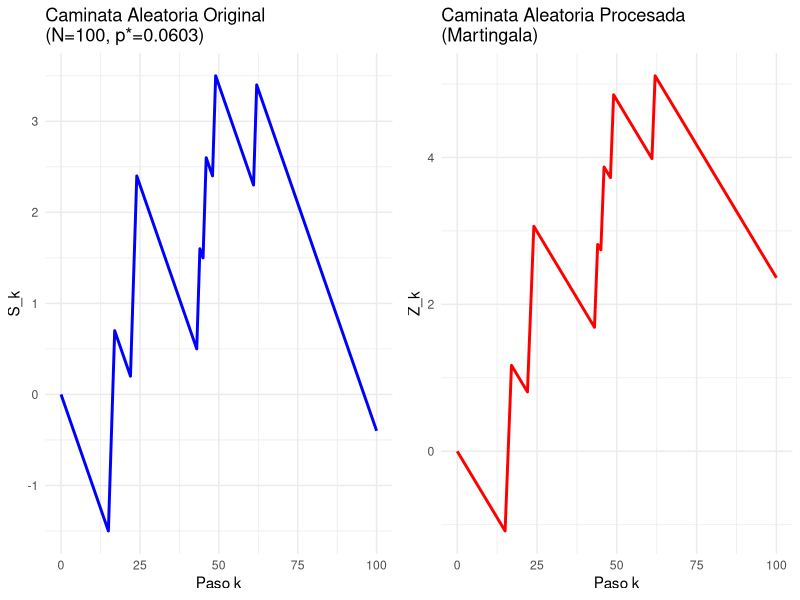
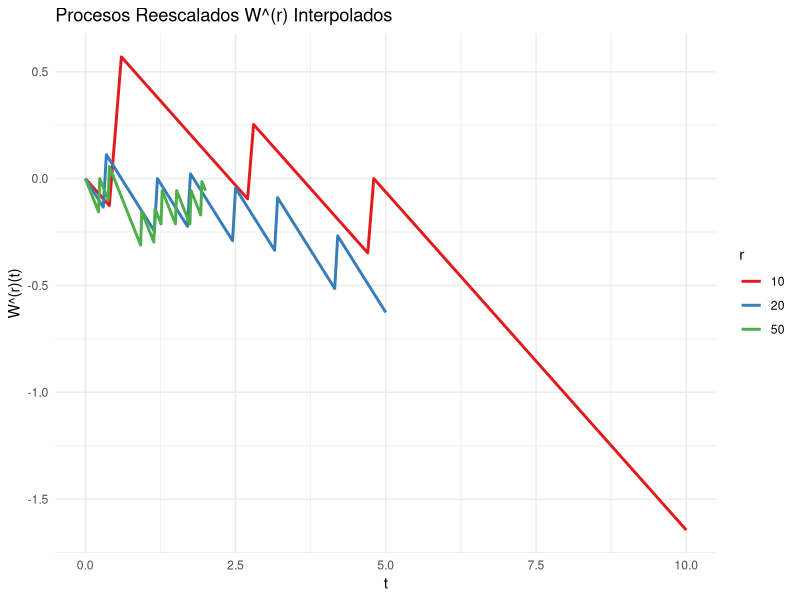
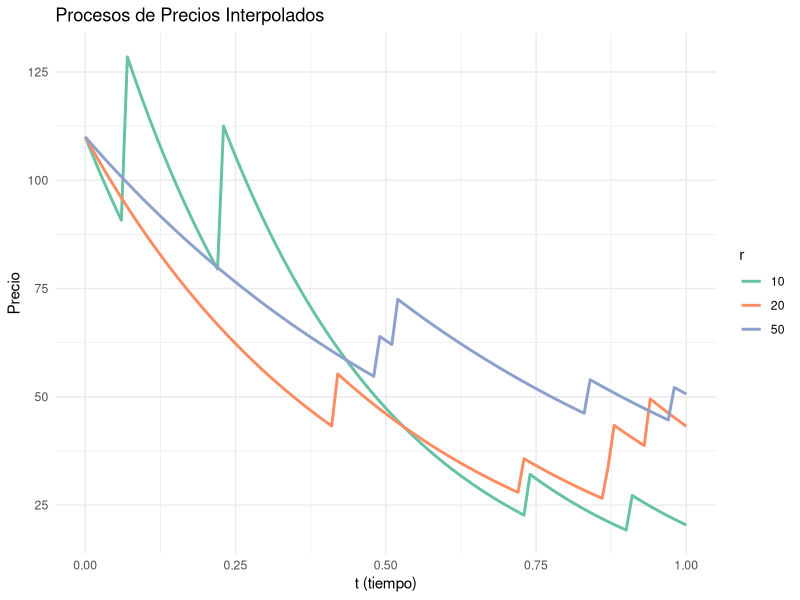
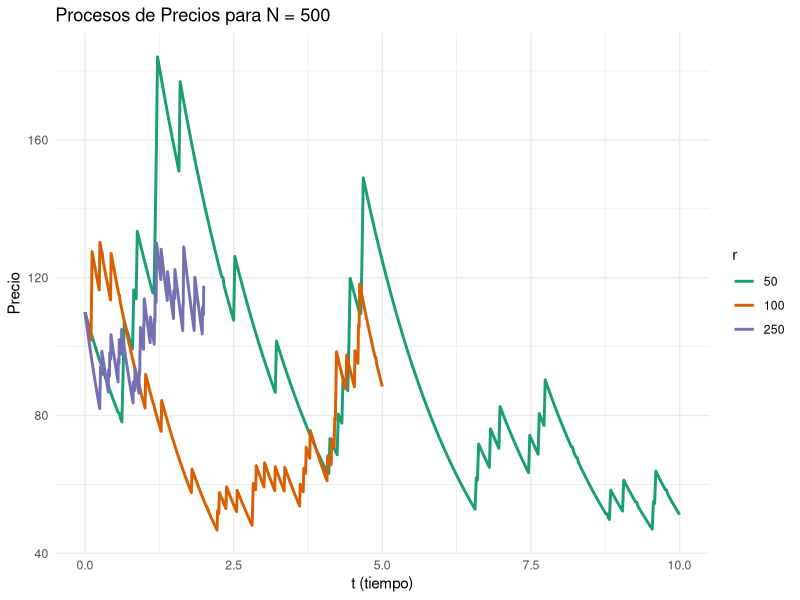
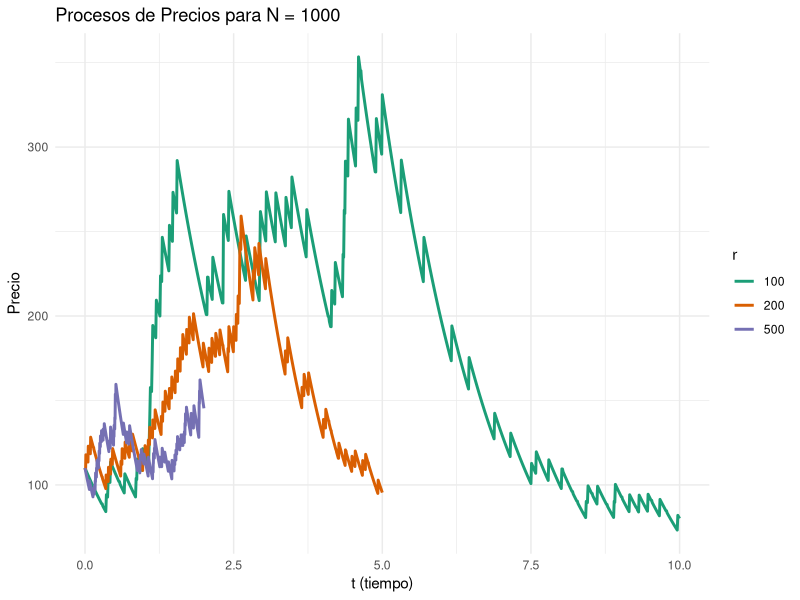
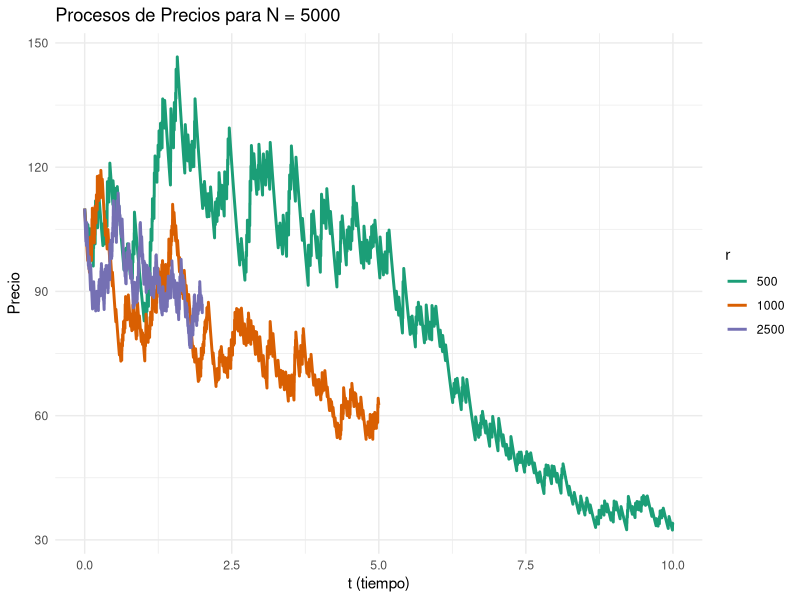

Recreate these plots in R, in order.
## ---- chunk 1
knitr::opts_chunk$set(echo = TRUE, warning = FALSE, message = FALSE, fig.width = 12, fig.height = 8)
library(ggplot2)
library(gridExtra)
library(dplyr)

# Configurar semilla para reproducibilidad
set.seed(42)
## ---- chunk 2
# Calcular p* para garantizar propiedad de martingala
calcular_p_estrella <- function(a = 1.1, b = -0.1, alpha = 0.04) {
  numerador <- -(a - b)^2 + sqrt((a - b)^4 - 4 * (a - b)^2 * 2 * (exp(alpha) - 1))
  denominador <- -2 * (a - b)^2
  return(numerador / denominador)
}

# Generar caminata aleatoria
generar_caminata_aleatoria <- function(N = 100, a = 1.1, b = -0.1, alpha = 0.04) {
  p_estrella <- calcular_p_estrella(a, b, alpha)
  cat(sprintf("Valor de p* calculado: %.4f\n", p_estrella))
  
  # Generar pasos aleatorios
  X <- sample(c(a, b), size = N, replace = TRUE, prob = c(p_estrella, 1 - p_estrella))
  
  # Caminata acumulativa
  S_k <- c(0, cumsum(X))
  
  # Ajuste para martingala
  f <- function(k) k * (p_estrella * a + (1 - p_estrella) * b)
  Z_k <- S_k - sapply(0:N, f)
  
  return(list(S_k = S_k, Z_k = Z_k, p_estrella = p_estrella))
}
## ---- chunk 3
N <- 100
resultado <- generar_caminata_aleatoria(N)

# Crear dataframe para graficar
df_plot <- data.frame(
  k = 0:N,
  S_k = resultado$S_k,
  Z_k = resultado$Z_k
)

# Gráfico de S_k
p1 <- ggplot(df_plot, aes(x = k, y = S_k)) +
  geom_line(color = "blue", linewidth = 1) +
  labs(title = sprintf("Caminata Aleatoria Original\n(N=%d, p*=%.4f)", N, resultado$p_estrella),
       x = "Paso k", y = "S_k") +
  theme_minimal()

# Gráfico de Z_k
p2 <- ggplot(df_plot, aes(x = k, y = Z_k)) +
  geom_line(color = "red", linewidth = 1) +
  labs(title = "Caminata Aleatoria Procesada\n(Martingala)",
       x = "Paso k", y = "Z_k") +
  theme_minimal()

grid.arrange(p1, p2, ncol = 2)
## ---- chunk 4
# Calcular p* con parámetro r
calcular_p_estrella_r <- function(a, b, alpha, r) {
  delta <- a - b
  numerador <- -delta^2 + sqrt(delta^4 - 4 * delta^2 * 2 * ((1 + alpha/r)^r - 1))
  denominador <- -2 * delta^2
  return(numerador / denominador)
}

# Generar proceso reescalado
generar_proceso_reescalado <- function(N, a, b, alpha, r) {
  p_estrella <- calcular_p_estrella_r(a, b, alpha, r)
  
  # Generar caminata
  X <- sample(c(a, b), size = N, replace = TRUE, prob = c(p_estrella, 1 - p_estrella))
  S <- c(0, cumsum(X))
  
  # Reescalar
  tiempos <- seq(0, N/r, length.out = length(S))
  W_r <- S / sqrt(r)
  
  return(data.frame(t = tiempos, W_r = W_r, r = r))
}
## ---- chunk 5
a <- 1.1
b <- -0.1
alpha <- 0.04
N <- 100
valores_r <- c(10, 20, 50)

# Generar procesos para diferentes r
df_procesos <- do.call(rbind, lapply(valores_r, function(r) {
  cat(sprintf("r = %d, P* = %.7f\n", r, calcular_p_estrella_r(a, b, alpha, r)))
  generar_proceso_reescalado(N, a, b, alpha, r)
}))

# Graficar
ggplot(df_procesos, aes(x = t, y = W_r, color = factor(r))) +
  geom_line(linewidth = 1) +
  labs(title = "Procesos Reescalados W^(r) Interpolados",
       x = "t", y = "W^(r)(t)", color = "r") +
  theme_minimal() +
  scale_color_brewer(palette = "Set1")
## ---- chunk 6
# Generar proceso de precios
generar_proceso_precios <- function(N, a, b, alpha, r) {
  p_estrella <- calcular_p_estrella_r(a, b, alpha, r)
  
  # Generar caminata
  X <- sample(c(a, b), size = N, replace = TRUE, prob = c(p_estrella, 1 - p_estrella))
  S <- c(0, cumsum(X))
  
  # Escala de tiempo
  t <- seq(0, 1, length.out = length(S))
  W_r <- S / sqrt(r)
  
  # Calcular precios
  precios <- 110 * exp(-alpha * t + W_r)
  
  return(data.frame(t = t, precio = precios, r = r))
}
## ---- chunk 7
valores_r <- c(10, 20, 50)

# Generar procesos de precios
df_precios <- do.call(rbind, lapply(valores_r, function(r) {
  cat(sprintf("r = %d, P* = %.7f\n", r, calcular_p_estrella_r(a, b, alpha, r)))
  generar_proceso_precios(N, a, b, alpha, r)
}))

# Graficar
ggplot(df_precios, aes(x = t, y = precio, color = factor(r))) +
  geom_line(linewidth = 1) +
  labs(title = "Procesos de Precios Interpolados",
       x = "t (tiempo)", y = "Precio", color = "r") +
  theme_minimal() +
  scale_color_brewer(palette = "Set2")
## ---- chunk 8
# Generar caminata aleatoria completa
generar_caminata_completa <- function(N, p_estrella, a = 1.1, b = -0.1) {
  X <- sample(c(a, b), size = N, replace = TRUE, prob = c(p_estrella, 1 - p_estrella))
  S <- c(0, cumsum(X))
  
  # Ajuste martingala
  k <- 0:N
  f_k <- k * (p_estrella * a + (1 - p_estrella) * b)
  Z <- S - f_k
  
  return(list(S = S, Z = Z))
}

# Generar proceso geométrico
generar_proceso_geometrico <- function(Z, r, alpha, S0 = 110) {
  k <- length(Z) - 1
  tiempos <- seq(0, k/r, by = 1/r)
  indices <- pmin(as.integer(tiempos * r) + 1, length(Z))
  
  W_r <- Z[indices] / sqrt(r)
  proceso <- S0 * exp(-alpha * tiempos + W_r)
  
  return(data.frame(t = tiempos, precio = proceso))
}
## ---- chunk 9
a <- 1.1
b <- -0.1
alpha <- 0.04
S0 <- 110

# Configuraciones
configs <- list(
  list(N = 500, rs = c(50, 100, 250)),
  list(N = 1000, rs = c(100, 200, 500)),
  list(N = 5000, rs = c(500, 1000, 2500))
)

# Procesar cada configuración
for (config in configs) {
  N <- config$N
  rs <- config$rs
  
  cat(sprintf("\n=== Simulación para N = %d ===\n", N))
  
  # Generar datos para cada r
  df_completo <- do.call(rbind, lapply(rs, function(r) {
    p_estrella <- calcular_p_estrella_r(a, b, alpha, r)
    cat(sprintf("  r = %d, P* = %.7f\n", r, p_estrella))
    
    resultado <- generar_caminata_completa(N, p_estrella, a, b)
    df_geo <- generar_proceso_geometrico(resultado$Z, r, alpha, S0)
    df_geo$r <- r
    df_geo
  }))
  
  # Graficar
  p <- ggplot(df_completo, aes(x = t, y = precio, color = factor(r))) +
    geom_line(linewidth = 1) +
    labs(title = sprintf("Procesos de Precios para N = %d", N),
         x = "t (tiempo)", y = "Precio", color = "r") +
    theme_minimal() +
    scale_color_brewer(palette = "Dark2")
  
  print(p)
}
## ---- chunk 10
# Establecer semilla para reproducibilidad
set.seed(42)

# Parámetros de la opción
alpha <- 0.04  # Tasa libre de riesgo
S0 <- 110      # Precio inicial del activo
K <- 113       # Precio de ejercicio
N <- 100000    # Número de simulaciones
## ---- chunk 11
# Simular variables aleatorias X1 siguiendo distribución lognormal
muestras_X1 <- rlnorm(N, meanlog = 0, sdlog = sqrt(2 * alpha))

# Calcular el payoff descontado para cada simulación
valores_payoff <- pmax(exp(-alpha) * (S0 * muestras_X1 - K), 0)

# Estimar el valor de la opción como el promedio de los payoffs
valor_montecarlo <- mean(valores_payoff)
## ---- chunk 12
# Parámetros de la opción para Black-Scholes
S0_bs <- 110  # Precio inicial del activo
K_bs <- 113   # Precio de ejercicio
r_bs <- 0.04  # Tasa libre de riesgo
T_bs <- 1     # Tiempo hasta expiración
sigma_bs <- sqrt(2 * 0.04)  # Volatilidad 

# Cálculo de parámetros d1 y d2
d1 <- (log(S0_bs/K_bs) + (r_bs + 0.5 * sigma_bs^2) * T_bs) / (sigma_bs * sqrt(T_bs))
d2 <- d1 - sigma_bs * sqrt(T_bs)

# Cálculo del precio de la opción call
call_price <- S0_bs * pnorm(d1) - K_bs * exp(-r_bs * T_bs) * pnorm(d2)
## ---- chunk 13
diferencia <- abs(valor_montecarlo - call_price)
error_relativo <- (diferencia / call_price) * 100
## ---- chunk 14
# Análisis adicional de la simulación
desviacion_estandar <- sd(valores_payoff)
error_estandar <- desviacion_estandar / sqrt(N)
intervalo_confianza <- c(
  valor_montecarlo - 1.96 * error_estandar,
  valor_montecarlo + 1.96 * error_estandar
)
